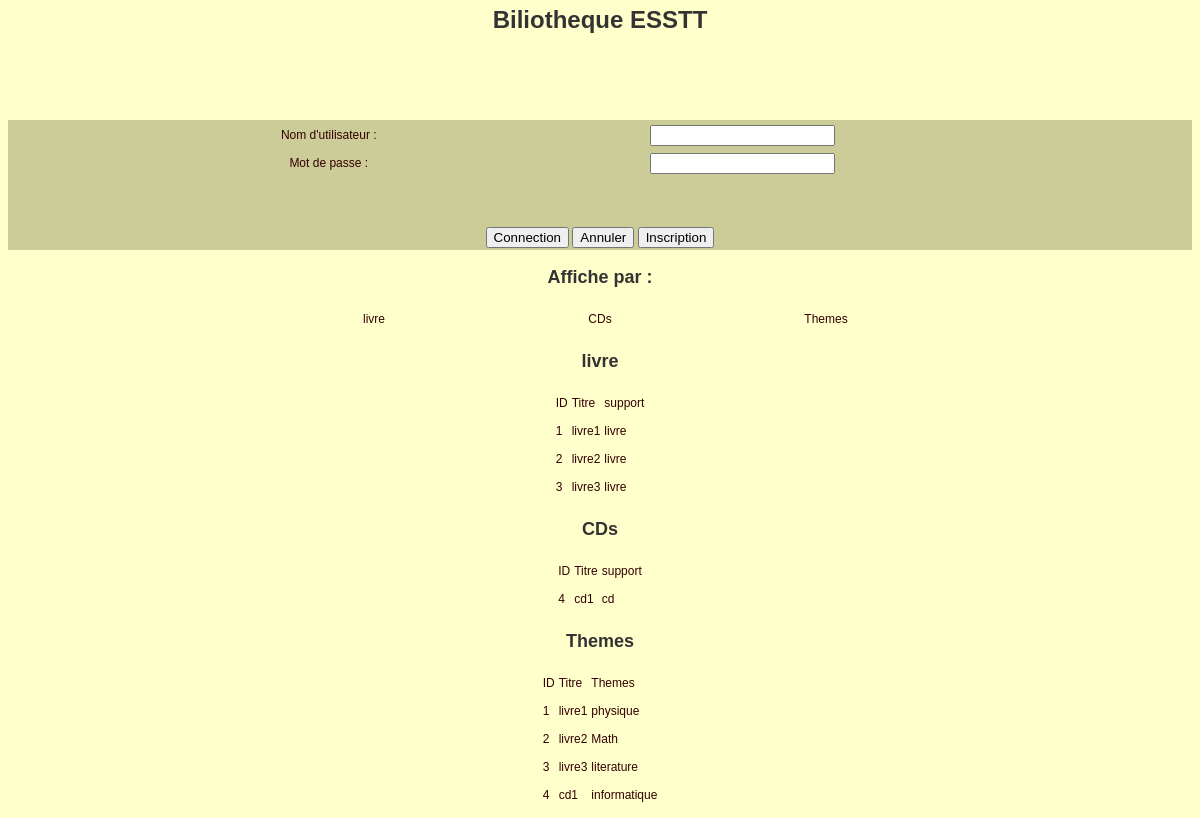
The page /BIBLIOTHEQUE/index.php on the database its author committed.
### tables this page shows
CREATE TABLE IF NOT EXISTS `titre` (
  `idtitre` int(11) NOT NULL AUTO_INCREMENT,
  `titre` varchar(255) DEFAULT NULL,
  `descrit` text,
  `idsupport` int(11) NOT NULL,
  `codetheme` int(11) NOT NULL,
  PRIMARY KEY (`idtitre`),
  KEY `fk_titre_support` (`idsupport`),
  KEY `fk_titre_theme1` (`codetheme`)
);

CREATE TABLE IF NOT EXISTS `support` (
  `idsupport` int(11) NOT NULL AUTO_INCREMENT,
  `nom` varchar(45) DEFAULT NULL,
  PRIMARY KEY (`idsupport`)
);

CREATE TABLE IF NOT EXISTS `theme` (
  `codetheme` int(11) NOT NULL AUTO_INCREMENT,
  `libelle` varchar(45) DEFAULT NULL,
  PRIMARY KEY (`codetheme`)
);

### BIBLIOTHEQUE/index.php (the view, shortened to what this page needs)
<html>
<head>
</head>
<body>
<center>
<h1>Biliotheque ESSTT</h1>
<div><br /><br /><br />
<form action="auth.php" method="post">
<table border="0" width="70%">
<tr>
<td><center>Nom d'utilisateur : </center></td>
<td><center>
  <input type="text" name="login"/></center></td>
</tr>
<tr>
<td><center>Mot de passe : </center></td>
<td><center><input type="password" name="pwd"
/></center></td>
</tr>
</table><br /><br />
<input type="submit" value="Connection" />
<input type="reset" value="Annuler" />
<a href="inscription.html"><input type="Button" value="Inscription" /></a></form>
</div>
<div>
<h2>Affiche par :</h2>
<table><tr><td width="222"><center>livre</center></td><td width="222"><center>CDs</center></td><td width="222"><center>Themes</center> </td></tr></table>
</div>
<div><center>
<h2>livre</h2>
<table>
<tr><td>ID </td><td>Titre </td><td> support</td></tr>
<?php
$sql = "SELECT * FROM titre,support where titre.idsupport= support.idsupport AND support.nom='livre'";
$req = mysql_query($sql) or die('Erreur SQL !<br>'.$sql.'<br>'.mysql_error());
while($data = mysql_fetch_array($req))
    {
    echo'<tr><td>' .$data['idtitre']. '</td><td>' .$data['titre']. '</td><td>' .$data['nom']. '</td></tr>';
	}
?>
</table>
<h2>CDs</h2>
<table>
<tr><td>ID </td><td>Titre </td><td> support</td></tr>
<?php
$sql = "SELECT * FROM titre,support where titre.idsupport= support.idsupport AND support.nom='cd'";
$req = mysql_query($sql) or die('Erreur SQL !<br>'.$sql.'<br>'.mysql_error());
while($data = mysql_fetch_array($req))
    {
    echo'<tr><td>' .$data['idtitre']. '</td><td>' .$data['titre']. '</td><td>' .$data['nom']. '</td></tr>';
	}
?>
</table>
<h2>Themes</h2></center>
<table>
<tr><td>ID </td><td>Titre </td><td> Themes</td></tr>
<?php
$sql = "SELECT * FROM titre,theme where titre.codetheme= theme.codetheme  ";
$req = mysql_query($sql) or die('Erreur SQL !<br>'.$sql.'<br>'.mysql_error());
while($data = mysql_fetch_array($req))
    {
    echo'<tr><td>' .$data['idtitre']. '</td><td>' .$data['titre']. '</td><td>' .$data['libelle']. '</td></tr>';
	}
?>
</table>
</div>
</center>
</body>
</html>

### BIBLIOTHEQUE/index.php (style rules this page uses)
body { background-color: #FFFFCC; font-family: Arial, Helvetica, sans-serif; font-size: 12px; line-height: 24px; color: #333333; }
td, th { font-family: Arial, Helvetica, sans-serif; font-size: 12px; line-height: 24px; color: #330000; }
a { color: #330000; }
form { background-color: #CCCC99; }

### rows shown on the page
titre: idtitre "1", titre "livre1", idsupport.nom "livre", codetheme.libelle "physique"
titre: idtitre "2", titre "livre2", idsupport.nom "livre", codetheme.libelle "Math"
titre: idtitre "3", titre "livre3", idsupport.nom "livre", codetheme.libelle "literature"
titre: idtitre "4", titre "cd1", idsupport.nom "cd", codetheme.libelle "informatique"
